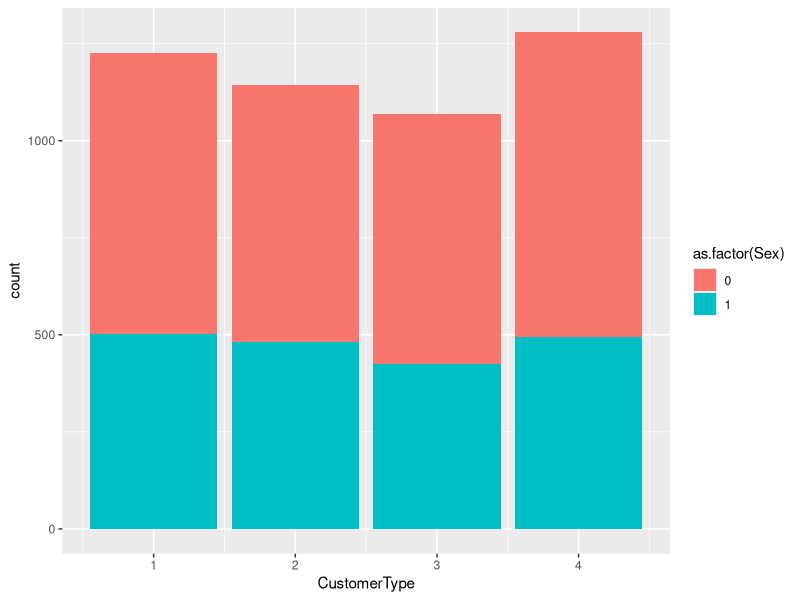
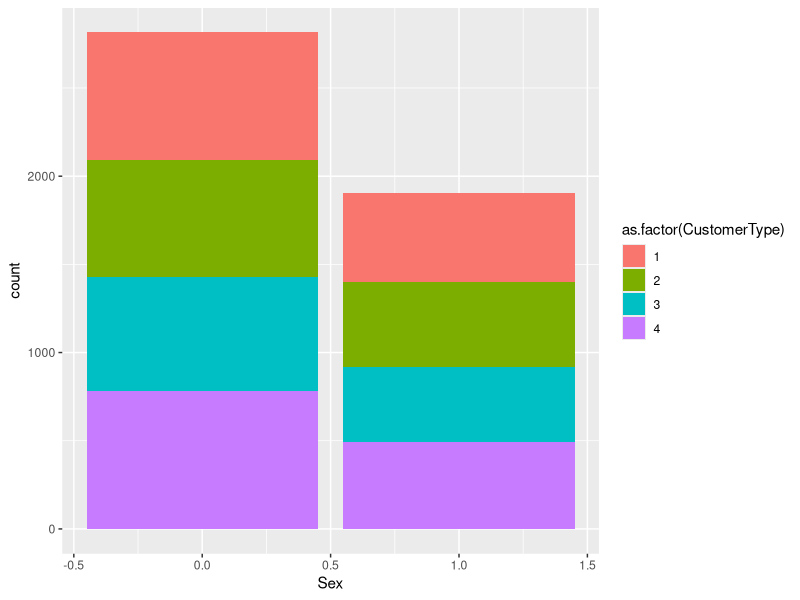

Source code (R) for these figures, in order:
## ---- chunk 1
# Options
knitr::opts_chunk$set(cache = TRUE, warning=FALSE)

# Libraries
library(dplyr)
library(tidyr)
library(ggplot2)
## ---- chunk 2
# Import customers' data
customer        <- read.csv("input/customerdata.csv" )

# Import transactions
tx.fall         <- read.csv("input/fallfintrx.csv"   )
tx.summer       <- read.csv("input/summerfintrx.csv" )
tx.all <- tx.fall %>% union(tx.summer)

# Import sessions
sessions.fall   <- read.csv("input/fallsesstrx.csv"  )
sessions.summer <- read.csv("input/summersesstrx.csv")
sessions.all <- sessions.fall %>% union(sessions.summer)
## ---- chunk 3
summary(customer)
## ---- chunk 4
# Added monetary value of each transaction and converted data
tx.all <- tx.fall %>% mutate(Value = c(2.99, 4.99, 9.99, 25, 99)[ProductID], Date = as.Date(Date))

summary(tx.all)
## ---- chunk 5
# Calculated RFM based on all transactions (summer and fall)
# for each customer (who made at least one transaction)
customer.RFM <- tx.all %>%
  inner_join(customer, by = 'CustomerID') %>%
  group_by(CustomerID) %>%
  summarise(Recency = max(Date), Frequency = n(), Monetary = sum(Value))

summary(customer.RFM)
## ---- chunk 6
# Fetch all active customer
customerID.active <- sessions.summer %>% select(CustomerID) %>% distinct(CustomerID)

summary(customerID.active)
## ---- chunk 7
# Calculate the RFM value for active customers
customer.active.RFM <- customerID.active %>%
  left_join(customer.RFM, by = "CustomerID") %>%
  mutate(Frequency = replace_na(Frequency, 0), Monetary = replace_na(Monetary, 0))

summary(customer.active.RFM)
## ---- chunk 8
customer.active <- customer.active.RFM %>%
  left_join(customer, by = 'CustomerID') %>%
  select(-X)

customer.stats <- sessions.all %>%
  group_by(CustomerID) %>%
  select(-c(X, PlayID, Date)) %>%
  summarise_all(funs(sum))

customer.active <- customer.active %>%
  left_join(customer.stats, by = "CustomerID")

summary(customer.active)
## ---- chunk 9
# Registration period
days_in_registration_period <- as.numeric(as.Date(max(sessions.all$Date)) - as.Date(min(as.Date(customer$Registrationdate))))

# Period of time of transactions
days_in_period <- as.numeric(as.Date(max(sessions.all$Date)) - as.Date(min(sessions.all$Date)))

total_daily_revenues <- sum(tx.all$Value) / days_in_period
total_daily_marketing_cost <- 0.15 * total_daily_revenues
total_marketing_cost_in_registration_period <- total_daily_marketing_cost * days_in_registration_period
AC = total_marketing_cost_in_registration_period / count(customer)
AC
## ---- chunk 10
CLV <- function (r) {
  # Period of time to convert revenue to (annual) recurring revenue
  days_in_period <- as.numeric(as.Date(max(sessions.all$Date)) - as.Date(min(sessions.all$Date)))
  rr <- r * 365 / days_in_period

  # Customer value
  AC <- 0       # Customer acquisition costs
  rc <- 0       # Recurring cost
  m  <- rr - rc # Customer recurring contribution margin
  r  <- 0.5     # Retention probability for the customer
  t  <- 5       # Number of years 'out' to estimate
  d  <- 0.1     # Discount rate (Cost of Capital)

  clv <- AC
  for(i in 0:t) {
    clv <- clv+((r^i)*m/(1+d)^i)
  }
  return(clv)
}
## ---- chunk 11
clv <- customer.active %>% mutate(CLV = CLV(Monetary))
summary(clv)
## ---- chunk 12
ggplot(customer.active)+aes(x=CustomerType,fill=as.factor(Sex))+geom_bar()
ggplot(customer.active)+aes(x=Sex,fill=as.factor(CustomerType))+geom_bar()
